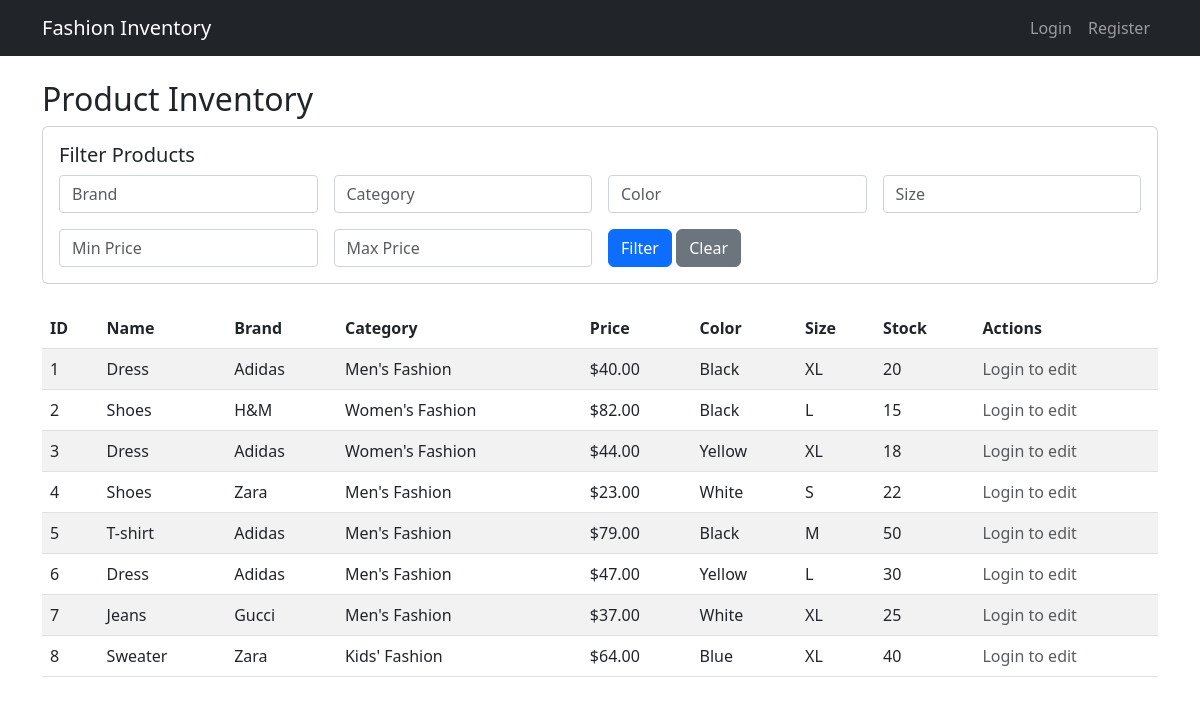
Before: / with the older database file.
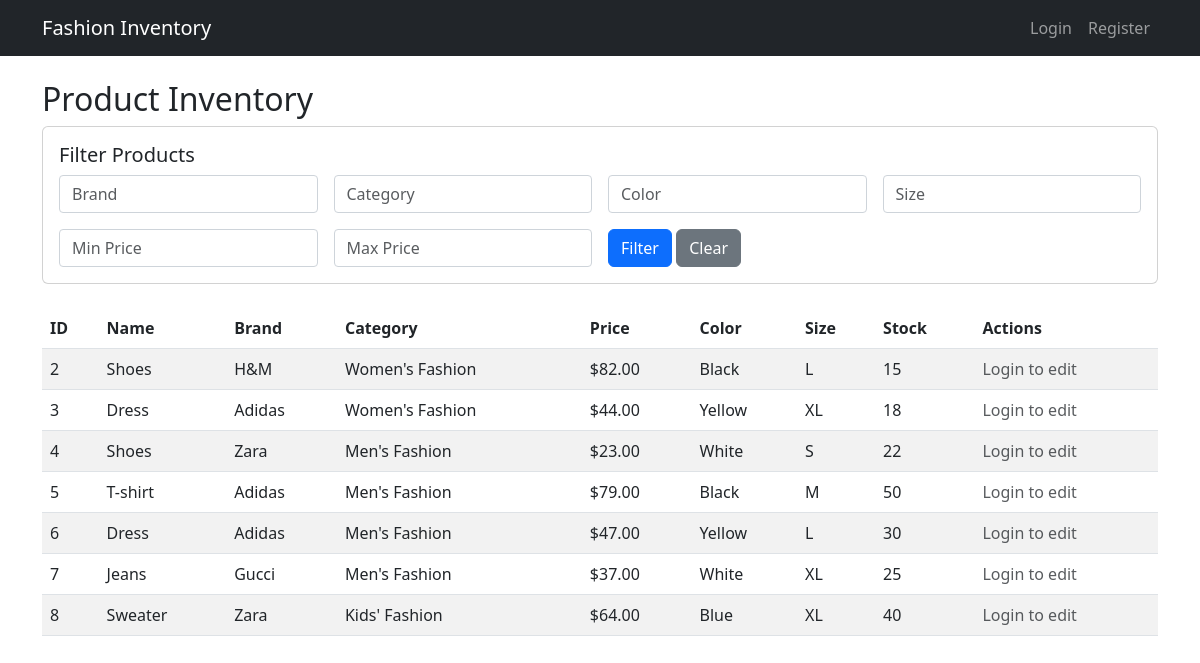
After: the same page with the newer database file.
### inventory/models.py (models this page shows, shortened)
class Product(models.Model):
    product_id = models.IntegerField(unique=True)
    name = models.CharField(max_length=100)
    brand = models.CharField(max_length=50)
    category = models.CharField(max_length=50)
    price = models.DecimalField(max_digits=10, decimal_places=2)
    color = models.CharField(max_length=30)
    size = models.CharField(max_length=20)
    description = models.TextField(blank=True)
    material = models.CharField(max_length=50)
    weight = models.DecimalField(max_digits=6, decimal_places=2, verbose_name="Weight (kg)")
    stock_quantity = models.IntegerField()
    added_by = models.ForeignKey(User, on_delete=models.SET_NULL, null=True)

### inventory/views.py (the view)
# urls.py: path('', views.ProductListView.as_view(), name='product_list'),
class ProductListView(ListView):
    model = Product
    template_name = 'inventory/product_list.html'
    context_object_name = 'products'
    def get_queryset(self):
        queryset = super().get_queryset()
        queryset = sorted(list(queryset), key=lambda x: int(x.product_id))
        filters = {}
        for field in ['brand', 'category', 'color', 'size']:
            if value := self.request.GET.get(field):
                filters[field] = value
        if price_min := self.request.GET.get('price_min'):
            queryset = [p for p in queryset if float(p.price) >= float(price_min)]
        if price_max := self.request.GET.get('price_max'):
            queryset = [p for p in queryset if float(p.price) <= float(price_max)]
        if filters:
            queryset = [p for p in queryset if all(p.__dict__[key] == value for key, value in filters.items())]
        return queryset
    def get_context_data(self, **kwargs):
        context = super().get_context_data(**kwargs)
        context['filter_form'] = ProductFilterForm(self.request.GET or None)
        context['search_query'] = self.request.GET.get('search', '')
        context['is_guest'] = self.request.session.get('guest_mode', False)
        return context

### inventory/forms.py
class ProductFilterForm(forms.Form):
    search = forms.CharField(required=False, label='Search')
    brand = forms.CharField(required=False)
    category = forms.CharField(required=False)
    color = forms.CharField(required=False)
    size = forms.CharField(required=False)
    material = forms.CharField(required=False)
    price_min = forms.DecimalField(required=False, decimal_places=2)
    price_max = forms.DecimalField(required=False, decimal_places=2)
    stock_min = forms.IntegerField(required=False, label='Min Stock')

### templates/inventory/product_list.html (shortened to what this page needs)
{% extends 'base.html' %}
{% block content %}
    <h2>Product Inventory</h2>
    <div class="card mb-4">
        <div class="card-body">
            <h5 class="card-title">Filter Products</h5>
            <form method="get">
                <div class="row g-3">
                    <div class="col-md-3">
                        <input type="text" name="brand" class="form-control" placeholder="Brand" value="{{ request.GET.brand }}">
                    </div>
                    <div class="col-md-3">
                        <input type="text" name="category" class="form-control" placeholder="Category" value="{{ request.GET.category }}">
                    </div>
                    <div class="col-md-3">
                        <input type="text" name="color" class="form-control" placeholder="Color" value="{{ request.GET.color }}">
                    </div>
                    <div class="col-md-3">
                        <input type="text" name="size" class="form-control" placeholder="Size" value="{{ request.GET.size }}">
                    </div>
                    <div class="col-md-3">
                        <input type="number" name="price_min" class="form-control" placeholder="Min Price" value="{{ request.GET.price_min }}">
                    </div>
                    <div class="col-md-3">
                        <input type="number" name="price_max" class="form-control" placeholder="Max Price" value="{{ request.GET.price_max }}">
                    </div>
                    <div class="col-md-3">
                        <button type="submit" class="btn btn-primary">Filter</button>
                        <a href="{% url 'product_list' %}" class="btn btn-secondary">Clear</a>
                    </div>
                </div>
            </form>
        </div>
    </div>
    <table class="table table-striped table-hover">
        <thead>
            <tr>
                <th>ID</th>
                <th>Name</th>
                <th>Brand</th>
                <th>Category</th>
                <th>Price</th>
                <th>Color</th>
                <th>Size</th>
                <th>Stock</th>
                <th>Actions</th>
            </tr>
        </thead>
        <tbody>
            {% for product in products %}
            <tr>
                <td>{{ product.product_id }}</td>
                <td>{{ product.name }}</td>
                <td>{{ product.brand }}</td>
                <td>{{ product.category }}</td>
                <td>${{ product.price }}</td>
                <td>{{ product.color }}</td>
                <td>{{ product.size }}</td>
                <td>{{ product.stock_quantity }}</td>
                <td>
                    {% if user.is_authenticated %}
                    <a href="{% url 'product_update' product.pk %}" class="btn btn-sm btn-warning">Edit</a>
                    <button class="btn btn-sm btn-danger delete-btn"
                            data-bs-toggle="modal"
                            data-bs-target="#deleteModal"
                            data-product-id="{{ product.pk }}"
                            data-product-name="{{ product.name }}">
                        Delete
                    </button>
                    {% else %}
                        <span class="text-muted">Login to edit</span>
                    {% endif %}
                </td>
            </tr>
            {% empty %}
            <tr>
                <td colspan="9">No products available.</td>
            </tr>
            {% endfor %}
        </tbody>
    </table>
{% endblock %}

Changed rows visible on the page:
removed Product: product_id "1", name "Dress", brand "Adidas", category "Men's Fashion", price "40.00", color "Black", size "XL", stock_quantity "20"
